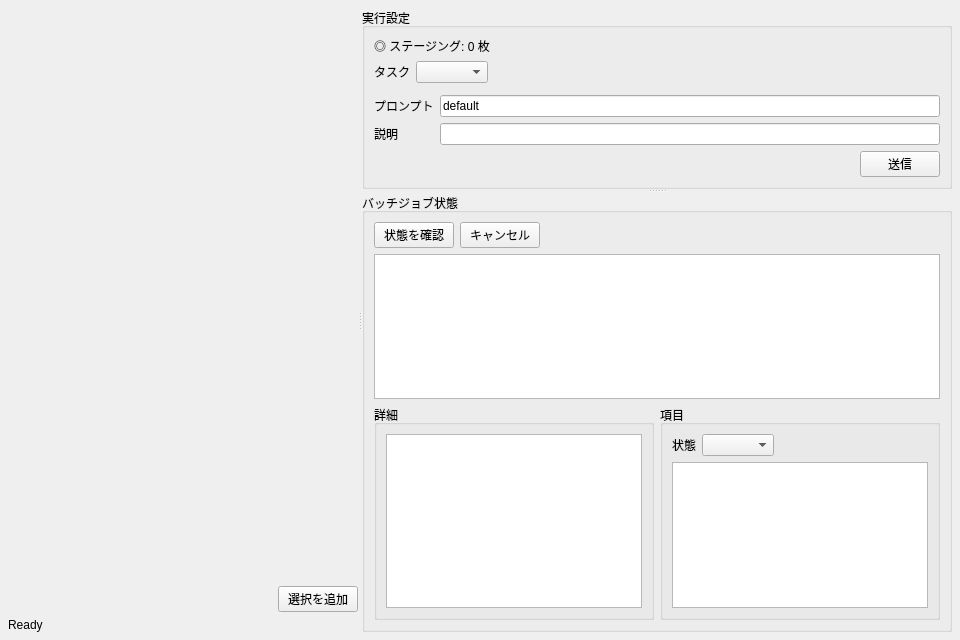
<?xml version='1.0' encoding='utf-8'?>
<ui version="4.0">
 <class>ProviderBatchJobWidget</class>
 <widget class="QWidget" name="ProviderBatchJobWidget">
  <property name="geometry">
   <rect>
    <x>0</x>
    <y>0</y>
    <width>960</width>
    <height>640</height>
   </rect>
  </property>
  <property name="windowTitle">
   <string>バッチAPI</string>
  </property>
  <layout class="QHBoxLayout" name="rootLayout">
   <property name="spacing">
    <number>8</number>
   </property>
   <property name="leftMargin">
    <number>8</number>
   </property>
   <property name="topMargin">
    <number>8</number>
   </property>
   <property name="rightMargin">
    <number>8</number>
   </property>
   <property name="bottomMargin">
    <number>8</number>
   </property>
   <item>
    <widget class="QSplitter" name="splitterMain">
     <property name="orientation">
      <enum>Qt::Orientation::Horizontal</enum>
     </property>
     <property name="childrenCollapsible">
      <bool>false</bool>
     </property>
     <widget class="QWidget" name="leftContainer" native="true">
      <property name="sizePolicy">
       <sizepolicy hsizetype="Preferred" vsizetype="Expanding">
        <horstretch>1</horstretch>
        <verstretch>0</verstretch>
       </sizepolicy>
      </property>
      <layout class="QVBoxLayout" name="leftLayout">
       <property name="leftMargin">
        <number>0</number>
       </property>
       <property name="topMargin">
        <number>0</number>
       </property>
       <property name="rightMargin">
        <number>0</number>
       </property>
       <property name="bottomMargin">
        <number>0</number>
       </property>
       <item>
        <widget class="StagingWidget" name="stagingWidget" native="true">
         <property name="sizePolicy">
          <sizepolicy hsizetype="Expanding" vsizetype="Expanding">
           <horstretch>1</horstretch>
           <verstretch>1</verstretch>
          </sizepolicy>
         </property>
        </widget>
       </item>
       <item>
        <layout class="QHBoxLayout" name="stagingButtonsLayout">
         <item>
          <spacer name="horizontalSpacerStaging">
           <property name="orientation">
            <enum>Qt::Orientation::Horizontal</enum>
           </property>
           <property name="sizeHint" stdset="0">
            <size>
             <width>40</width>
             <height>20</height>
            </size>
           </property>
          </spacer>
         </item>
         <item>
          <widget class="QPushButton" name="buttonAddSelected">
           <property name="text">
            <string>選択を追加</string>
           </property>
           <property name="objectName">
            <string>buttonProviderBatchAddSelected</string>
           </property>
          </widget>
         </item>
        </layout>
       </item>
       <item>
        <widget class="QLabel" name="labelStatus">
         <property name="text">
          <string>Ready</string>
         </property>
         <property name="objectName">
          <string>labelProviderBatchStatus</string>
         </property>
        </widget>
       </item>
      </layout>
     </widget>
     <widget class="QSplitter" name="splitterRight">
      <property name="orientation">
       <enum>Qt::Orientation::Vertical</enum>
      </property>
      <property name="childrenCollapsible">
       <bool>false</bool>
      </property>
      <widget class="QGroupBox" name="groupBoxExecution">
       <property name="title">
        <string>実行設定</string>
       </property>
       <layout class="QVBoxLayout" name="executionLayout">
        <item>
         <widget class="QLabel" name="labelTarget">
          <property name="text">
           <string>◎ ステージング: 0 枚</string>
          </property>
         </widget>
        </item>
        <item>
         <layout class="QHBoxLayout" name="taskTypeLayout">
          <item>
           <widget class="QLabel" name="labelTaskType">
            <property name="text">
             <string>タスク</string>
            </property>
           </widget>
          </item>
          <item>
           <widget class="QComboBox" name="comboBoxTaskType">
            <property name="objectName">
             <string>comboBoxProviderBatchTaskType</string>
            </property>
           </widget>
          </item>
          <item>
           <spacer name="horizontalSpacerTaskType">
            <property name="orientation">
             <enum>Qt::Orientation::Horizontal</enum>
            </property>
            <property name="sizeHint" stdset="0">
             <size>
              <width>40</width>
              <height>20</height>
             </size>
            </property>
           </spacer>
          </item>
         </layout>
        </item>
        <item>
         <widget class="QWidget" name="modelSelectionPlaceholder" native="true">
          <property name="sizePolicy">
           <sizepolicy hsizetype="Expanding" vsizetype="Expanding">
            <horstretch>0</horstretch>
            <verstretch>1</verstretch>
           </sizepolicy>
          </property>
         </widget>
        </item>
        <item>
         <layout class="QFormLayout" name="paramsLayout">
          <item row="0" column="0">
           <widget class="QLabel" name="labelPromptProfile">
            <property name="text">
             <string>プロンプト</string>
            </property>
           </widget>
          </item>
          <item row="0" column="1">
           <widget class="QLineEdit" name="lineEditPromptProfile">
            <property name="text">
             <string>default</string>
            </property>
            <property name="objectName">
             <string>lineEditProviderBatchPromptProfile</string>
            </property>
           </widget>
          </item>
          <item row="1" column="0">
           <widget class="QLabel" name="labelDescription">
            <property name="text">
             <string>説明</string>
            </property>
           </widget>
          </item>
          <item row="1" column="1">
           <widget class="QLineEdit" name="lineEditDescription">
            <property name="objectName">
             <string>lineEditProviderBatchDescription</string>
            </property>
           </widget>
          </item>
         </layout>
        </item>
        <item>
         <layout class="QHBoxLayout" name="submitLayout">
          <item>
           <spacer name="horizontalSpacerSubmit">
            <property name="orientation">
             <enum>Qt::Orientation::Horizontal</enum>
            </property>
            <property name="sizeHint" stdset="0">
             <size>
              <width>40</width>
              <height>20</height>
             </size>
            </property>
           </spacer>
          </item>
          <item>
           <widget class="QPushButton" name="buttonSubmit">
            <property name="text">
             <string>送信</string>
            </property>
            <property name="objectName">
             <string>buttonProviderBatchSubmit</string>
            </property>
           </widget>
          </item>
         </layout>
        </item>
       </layout>
      </widget>
      <widget class="QGroupBox" name="groupBoxStatus">
       <property name="title">
        <string>バッチジョブ状態</string>
       </property>
       <layout class="QVBoxLayout" name="statusLayout">
        <item>
         <layout class="QHBoxLayout" name="jobButtonsLayout">
         <item>
           <widget class="QPushButton" name="buttonRefreshStatus">
            <property name="text">
             <string>状態を確認</string>
            </property>
            <property name="objectName">
             <string>buttonProviderBatchRefreshStatus</string>
            </property>
           </widget>
          </item>
          <item>
           <widget class="QPushButton" name="buttonCancel">
            <property name="text">
             <string>キャンセル</string>
            </property>
            <property name="objectName">
             <string>buttonProviderBatchCancel</string>
            </property>
           </widget>
          </item>
          <item>
           <spacer name="horizontalSpacerJobButtons">
            <property name="orientation">
             <enum>Qt::Orientation::Horizontal</enum>
            </property>
            <property name="sizeHint" stdset="0">
             <size>
              <width>40</width>
              <height>20</height>
             </size>
            </property>
           </spacer>
          </item>
         </layout>
        </item>
        <item>
         <widget class="QTableWidget" name="tableJobs">
          <property name="objectName">
           <string>tableProviderBatchJobs</string>
          </property>
         </widget>
        </item>
        <item>
         <layout class="QHBoxLayout" name="detailRow">
          <item>
           <widget class="QGroupBox" name="groupBoxDetail">
            <property name="title">
             <string>詳細</string>
            </property>
            <layout class="QVBoxLayout" name="detailLayout">
             <item>
              <widget class="QTextEdit" name="textEditJobDetail">
               <property name="readOnly">
                <bool>true</bool>
               </property>
               <property name="objectName">
                <string>textEditProviderBatchJobDetail</string>
               </property>
              </widget>
             </item>
            </layout>
           </widget>
          </item>
          <item>
           <widget class="QGroupBox" name="groupBoxItems">
            <property name="title">
             <string>項目</string>
            </property>
            <layout class="QVBoxLayout" name="itemsLayout">
             <item>
              <layout class="QHBoxLayout" name="itemFilterLayout">
               <item>
                <widget class="QLabel" name="labelItemStatus">
                 <property name="text">
                  <string>状態</string>
                 </property>
                </widget>
               </item>
               <item>
                <widget class="QComboBox" name="comboBoxItemStatus">
                 <property name="objectName">
                  <string>comboBoxProviderBatchItemStatus</string>
                 </property>
                </widget>
               </item>
               <item>
                <spacer name="horizontalSpacerItemFilter">
                 <property name="orientation">
                  <enum>Qt::Orientation::Horizontal</enum>
                 </property>
                 <property name="sizeHint" stdset="0">
                  <size>
                   <width>40</width>
                   <height>20</height>
                  </size>
                 </property>
                </spacer>
               </item>
              </layout>
             </item>
             <item>
              <widget class="QTableWidget" name="tableItems">
               <property name="objectName">
                <string>tableProviderBatchItems</string>
               </property>
              </widget>
             </item>
            </layout>
           </widget>
          </item>
         </layout>
        </item>
       </layout>
      </widget>
     </widget>
    </widget>
   </item>
  </layout>
 </widget>
 <customwidgets>
  <customwidget>
   <class>StagingWidget</class>
   <extends>QWidget</extends>
   <header>lorairo/gui/widgets/staging_widget.h</header>
   <container>0</container>
  </customwidget>
 </customwidgets>
 <resources />
 <connections />
</ui>
